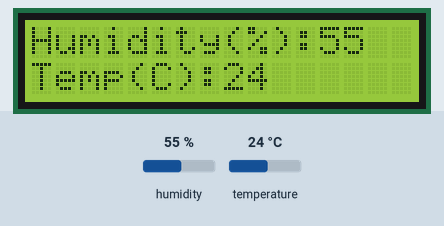
Recording of a sketch running on a simulated Arduino Uno, built with avr-gcc and run on an emulated ATmega328P. Shown: 16×2 character LCD. The test bench sets the inputs (shaded band); at power-on: humidity 55 %, temperature 24 °C. What the sketch prints to the serial monitor is not drawn.

Above: at 1.2 s.
1.3 s: humidity set to 22 %
At 2.6 s:
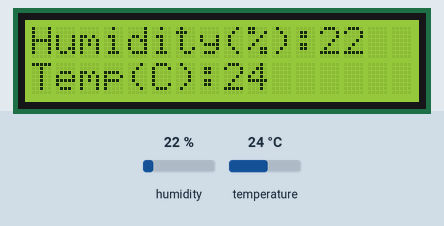
3.6 s: temperature set to 12 °C
At 5.0 s:
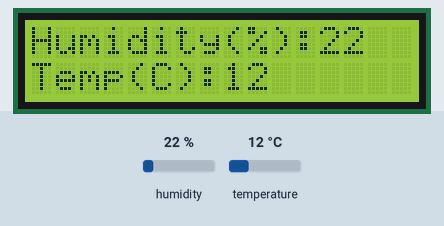
5.7 s: humidity set to 40 %
At 7.4 s:
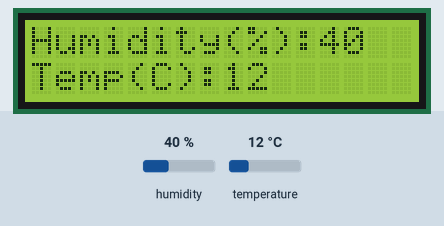
7.7 s: temperature set to 19 °C
At 8.8 s:
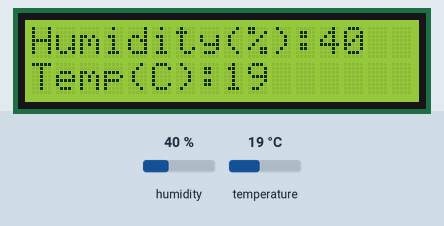
Timing chart, 0 to 10.7 s (numbered marks = the images above; inputs shaded):
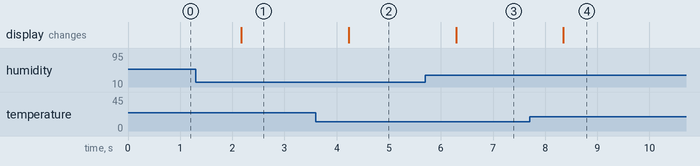

The sketch:

temp_humidity.ino
```cpp
#include "LiquidCrystal_I2C.h"
#include "dht11.h"

LiquidCrystal_I2C lcd(0x20,16,2);//设置LCD的地址，2行，每行16字符
dht11 DHT;
#define DHT11_PIN 4


void setup() {
  // put your setup code here, to run once:
  lcd.init();            // LCD初始化设置
  lcd.backlight();      // 打开 LCD背光
  Serial.begin(9600);  // 设置串口波特率9600
  //串口输出”Type, status, Humidity(%), Temperature(C)”
  Serial.println("Type,\tstatus,\tHumidity(%),\tTemperature(C)");
  lcd.print("Humidity(%): ");   //LCD屏显示” Humidity(%):”
  lcd.setCursor(0, 1);     //光标移到第2行，第一个字符
  lcd.print("Temp(C): ");  //LCD屏显示”Temp(C):”
}

void loop() {
  // put your main code here, to run repeatedly:
  int chk;  //chk用于存储DHT11传感器的数据
  Serial.print("DHT11, \t");
//读取 DHT11传感器的数据
  chk = DHT.read(DHT11_PIN);
  switch (chk){
    case DHTLIB_OK:
        Serial.print("OK,\t");
         break;
    case DHTLIB_ERROR_CHECKSUM:
        Serial.print("Checksum error,\t");
        break;
    case DHTLIB_ERROR_TIMEOUT:
           Serial.print("Time out error,\t");
           break;
    default:
            Serial.print("Unknown error,\t");
            break;
  }
  //串口显示温湿度值
  Serial.print(DHT.humidity,1);
  Serial.print(",\t");
  Serial.println(DHT.temperature,1);
  //LCD显示温湿度值
  lcd.setCursor(12, 0);
  lcd.print(DHT.humidity,1);
  lcd.setCursor(8, 1);
  lcd.print(DHT.temperature,1);
  delay(1000);
}
```

Measured:
- after the input at 1.3 s, the display: changes after 0.87 s (image 1)
- after the input at 3.6 s, the display: changes after 0.63 s (image 2)
- after the input at 5.7 s, the display: changes after 0.59 s (image 3)
- after the input at 7.7 s, the display: changes after 0.65 s (image 4)
